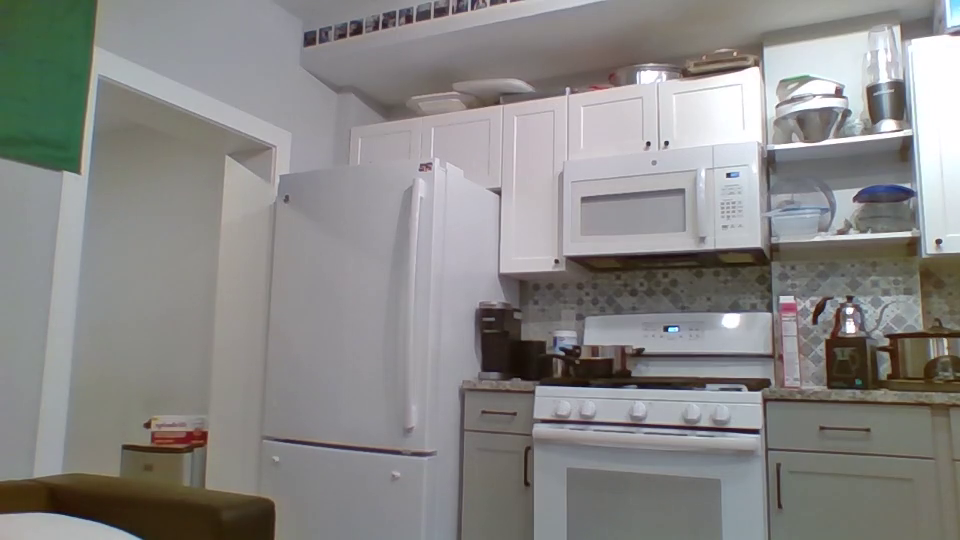
#> input picture frame 8 of cv_proj.mp4, 960 x 540 px
$ python video_processing.py
#> lines starting #> are read from the running program, lines starting #| are printed output that depends on the picture
import os
import numpy as np
import pandas as pd
import matplotlib.pyplot as plt
import cv2

vid = cv2.VideoCapture('cv_proj.mp4')       # open video stream
width = int(vid.get(3))
height = int(vid.get(4))
count = 0                                   # frame counter
background = []                             # the background photo
stdevs = []                                 # list for standard deviations
while vid.isOpened():                       # loop through frames
    count += 1                                  # interate counter
    if count % 50 == 0:                         # progress tracker
        print(count)
    ret, frame = vid.read()                     # get frames
#> frame is the input picture: shape (540, 960, 3); mean B, G, R 134.7, 136.1, 137.1
    if frame is None:                           # break case
        break
    if cv2.waitKey(1) & 0xFF == ord('q'):       # other break case
#> (key q is pressed here)
        break
    if count == 1:                              # set background as initial photo
        background = cv2.cvtColor(frame, cv2.COLOR_BGR2GRAY)
        continue
    diff_frame = cv2.absdiff(background, cv2.cvtColor(frame, cv2.COLOR_BGR2GRAY))
    # get the difference between the background and the current frame.
    stdev = np.std(diff_frame)
    # calculate the standard deviation in the difference photo
    cv2.imwrite(os.path.join('diffs',f'{count}_diff.png'), diff_frame)
    # write difference image
    diff_thresh = cv2.threshold(diff_frame, 75, 255, cv2.THRESH_BINARY)[1]
    square = cv2.getStructuringElement(cv2.MORPH_RECT, (5, 5))
    diff_thresh = cv2.erode(diff_thresh, square)
    diff_thresh = cv2.dilate(diff_thresh, square, iterations=2)
    # threshold, erode, and dilate to get the difference solid and strong
        # erode is needed to remove patchy noise.
    cv2.imwrite(os.path.join('threshold_diffs', f'{count}_thresh.png'), diff_thresh)
    stdevs.append(stdev)
    min_col = width
    max_col = 0
    min_row = height
    max_row = 0
    object_noticed = False
    for row in range(height):
        for col in range(width):
            if diff_thresh[row, col]:
                if max_row < row:
                    max_row = row
                elif min_row > row:
                    min_row = row
                if max_col < col:
                    max_col = col
                elif min_col > col:
                    min_col = col
                object_noticed = True

    if object_noticed and (max_row - min_row) + (max_col - min_col) >= 50:
        # the last part of the if is to try and reduce small rectangles that won't be useful
        # this is sort of another noise reduction step.git
        cv2.rectangle(frame, (min_col, min_row), (max_col, max_row), (0,0,255), 3)
    cv2.imwrite(os.path.join('selected', f'{count}_sel.png'), frame)

vid.release()
fig, ax = plt.subplots()
ax.plot(stdevs)
ax.set_title('Stdev over Frames')
ax.set_xlabel('Frames')
ax.set_ylabel('Stdev')
fig.savefig('stdev_plot.png')
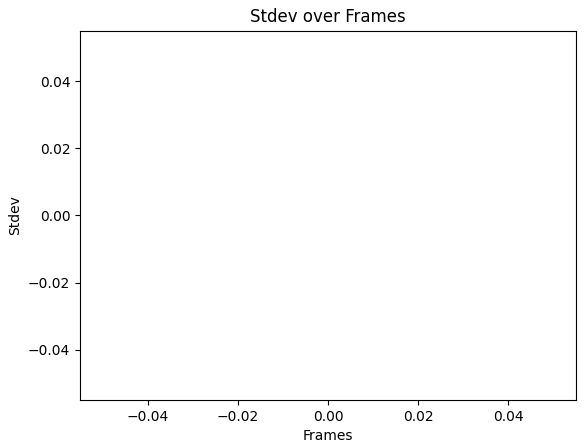
#> figure drawn by matplotlib, 1 panel
